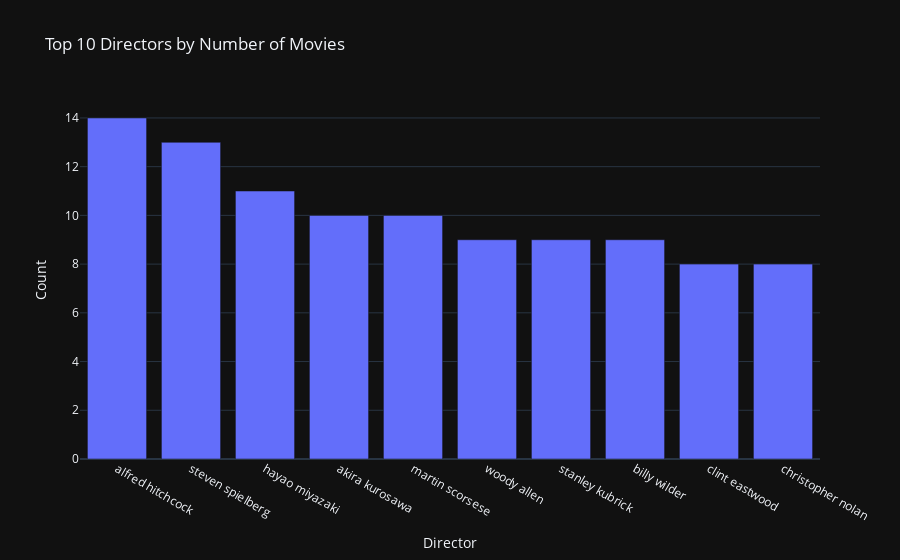

Notebook source saved alongside this figure:
### Markdown cell above
This bar chart showcases the top 10 directors with the most films in the top 1000. It helps identify prolific filmmakers and their contribution to the top-rated movies in the dataset.

### Code cell
import plotly.express as px

# Create a bar chart of the top 10 directors by number of movies
df_director_count = df['Director'].value_counts().head(10).reset_index()
df_director_count.columns = ['Director', 'Count']
fig = px.bar(df_director_count, x='Director', y='Count', title='Top 10 Directors by Number of Movies')
fig.show()

### Figure 1 — Plotly figure (JSON) as saved in the notebook; plotly's stock layout.template omitted (floating-point values rounded to 4 significant figures)
{"data": [{"alignmentgroup": "True", "hovertemplate": "Director=%{x}<br>Count=%{y}<extra></extra>", "legendgroup": "", "marker": {"color": "#636efa", "pattern": {"shape": ""}}, "name": "", "offsetgroup": "", "orientation": "v", "showlegend": false, "textposition": "auto", "x": ["alfred hitchcock", "steven spielberg", "hayao miyazaki", "akira kurosawa", "martin scorsese", "woody allen", "stanley kubrick", "billy wilder", "clint eastwood", "christopher nolan"], "xaxis": "x", "y": [14, 13, 11, 10, 10, 9, 9, 9, 8, 8], "yaxis": "y", "type": "bar"}], "layout": {"xaxis": {"anchor": "y", "domain": [0.0, 1.0], "title": {"text": "Director"}}, "yaxis": {"anchor": "x", "domain": [0.0, 1.0], "title": {"text": "Count"}}, "legend": {"tracegroupgap": 0}, "title": {"text": "Top 10 Directors by Number of Movies"}, "barmode": "relative"}}
